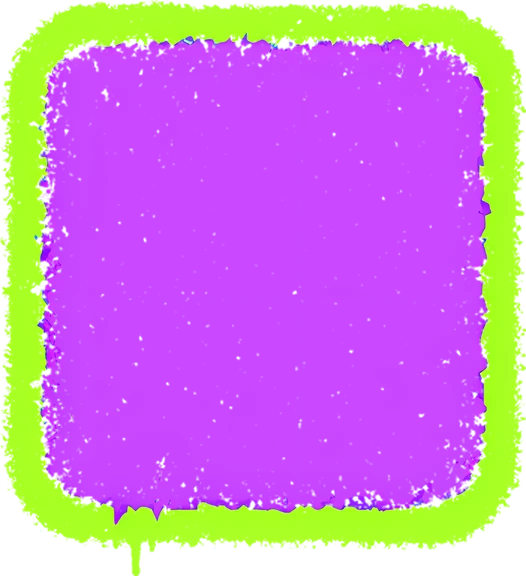
#> input picture frontend/assets/bet_box.webp, 526 x 576 px, given in place of plate_lit.painted.png, which was not available
$ python restyle.py ../../frontend/assets/bet_box.webp
#> lines starting #> are read from the running program, lines starting #| are printed output that depends on the picture
"""Flat TV-cartoon restyle (owner, 2026-11-13: "regenerate the background, hud, buy bonus icon, 3 boxes intros, all
the graphics in the buy bonus hud ... keep the icons ... simple but detailed ... change any realistic / shaded
graphics like the win hud"). The symbols are the style: clean even black outlines, flat colour with one simple shadow
tone, no gloss, bevels, chrome, glow or realistic light.

    .venv/bin/python tools/falcos/restyle.py ui [names...]     the game's UI art (UI below), one at a time
    .venv/bin/python tools/falcos/restyle.py plates [names...] the scene plates (PLATES below)
    then compress_assets.py

Each picture is redrawn by the image model (tools/falcos/orgen.py) from two references: the picture itself (its
layout, its words, its colours) and art/falcos/work/restyle/style_ref.png (the symbols). The result is fitted back
exactly where the old one sat - its solid part contain-fitted into the old picture's solid part, on a canvas of the
old picture's size - so no layout in the game moves. The glossy originals are kept once in art/falcos/ui_glossy/
(plates: art/falcos/scene/plate_<n>.painted.png) and every run starts from them.
"""
import json, os, shutil, sys
import numpy as np
from PIL import Image

ROOT = os.path.dirname(os.path.dirname(os.path.dirname(os.path.abspath(__file__))))
sys.path.insert(0, os.path.dirname(os.path.abspath(__file__)))
import orgen  # noqa: E402

A = os.path.join(ROOT, 'frontend', 'assets')
KEEP = os.path.join(ROOT, 'art', 'falcos', 'ui_glossy')
SC = os.path.join(ROOT, 'art', 'falcos', 'scene')
WORK = os.path.join(ROOT, 'art', 'falcos', 'work', 'restyle')
STYLE_REF = os.path.join(WORK, 'style_ref.png')
STYLE = ("in the flat TV-cartoon style of the second reference image: clean, even, confident black outlines, flat bright "
         "colours with at most one simple flat shadow tone per shape, simple but detailed shapes. No gloss, no shine "
         "streaks, no bevels, no chrome, no metallic sheen, no 3D lighting, no gradients, no glow, no realistic texture.")

# name -> (kind, words on it or None, what it is)  kind: 'cut' (transparent UI piece) | 'art' (opaque illustration)
UI = {
    'bonus_btn_bg': ('cut', None, 'the BUY BONUS button\'s backing: a small retro gas-pump-shaped sign with an eagle badge on top, a nozzle hanging on its left side and an empty dark display window'),
    'bonus_btn_text': ('cut', 'BUY BONUS', 'the BUY BONUS button lettering on its sign shape with a star and little wings'),
    'banner_box': ('cut', None, 'a long empty banner plate with rounded ends, an empty dark middle for text'),
    'big_win': ('cut', 'BIG WIN', 'the BIG WIN win-celebration lettering'),
    'mega_win': ('cut', 'MEGA WIN', 'the MEGA WIN win-celebration lettering'),
    'xtreme_win': ('cut', 'EPIC WIN', 'the EPIC WIN win-celebration lettering'),
    'total_win': ('cut', 'TOTAL WIN', 'the TOTAL WIN lettering'),
    'tier_bg': ('cut', None, 'an empty plaque for the win amount, with a burst of rays behind it'),
    'total_bg': ('cut', None, 'an empty rounded plaque for the total win amount'),
    'title_logo': ('cut', 'FALCOS', 'the game\'s title logo: the FALCOS gas station building on top of a sign reading FALCOS with a star and a fuel nozzle'),
    'load/bonus': ('art', None, 'a loading-screen card picture about big bonuses: casino chips, gems and cash bursting from a fuel nozzle at a night gas station'),
    'load/features': ('art', None, 'a loading-screen card picture about hot features: a lit flip-top lighter, a red gas pump and scratch tickets'),
    'load/max': ('art', None, 'a loading-screen card picture about the max win: a huge pickup truck with blazing headlights and blue exhaust flames, cash flying'),
    'load/card_frame': ('cut', None, 'an empty card frame with rounded corners and an empty white label panel at the bottom'),
    'load/title_bonus': ('cut', 'BIG BONUSES', 'the BIG BONUSES card title lettering'),
    'load/title_features': ('cut', 'HOT FEATURES', 'the HOT FEATURES card title lettering'),
    'load/title_max': ('cut', 'MAX WIN', 'the MAX WIN card title lettering'),
    'load/bar_frame': ('cut', 'E F', 'an empty loading bar shaped like a fuel gauge, a fuel nozzle at its left end, E at the left and F at the right'),
    'load/bar_fill': ('art', None, 'the loading bar\'s fill: orange fuel with bubbles under a blue band, seen side on'),
    'menu/chance': ('art', None, 'the FUEL CHANCE bonus picture: a fuel nozzle beside a big fuel gauge with its needle jumping, at a night gas station'),
    'menu/fillup': ('art', None, 'the FILL UP bonus picture: a fuel nozzle pouring colourful fuel drops into glowing cells'),
    'menu/premium': ('art', None, 'the PREMIUM bonus picture: a cartoon zombie cashier at a gas station counter under a green moon'),
    'menu/nitro': ('art', None, 'the NITRO SPIN bonus picture: a monster truck jumping past a gas station with checkered flags'),
    'menu/midnight': ('art', None, 'the MIDNIGHT RUN bonus picture: a winged emblem with a crescent moon over a gas station at night'),
    'menu/logo_chance': ('cut', 'FUEL CHANCE', 'the FUEL CHANCE bonus logo with a fuel gauge on top'),
    'menu/logo_fillup': ('cut', 'FILL UP', 'the FILL UP bonus logo with a fuel nozzle and little wings'),
    'menu/logo_premium_zombie': ('cut', 'PREMIUM', 'the PREMIUM bonus logo in dripping zombie-green letters'),
    'menu/logo_nitro': ('cut', 'NITRO SPIN', 'the NITRO SPIN bonus logo with flames'),
    'menu/logo_midnight': ('cut', 'MIDNIGHT RUN', 'the MIDNIGHT RUN bonus logo with a crescent moon and wings'),
    'fillup/backing': ('art', None, 'the FILL UP board\'s backing: a dark night-blue field with a warm orange fuel glow rising from the bottom and a few bubbles'),
    'fillup/cell': ('cut', None, 'an empty rounded-square glass cell for a fuel drop, dark inside with a warm orange bottom'),
    'fillup/gauge': ('cut', 'E F', 'a fuel gauge strip with a fuel-pump icon at the left, E and F, and three empty windows'),
}
PLATES = {'lit': 'bonus_wall.webp', 'zombie': 'scene/plate_zombie.webp', 'nitro': 'scene/plate_nitro.webp',
          'midnight': 'scene/plate_midnight.webp'}
RATIOS = {'1:1': 1, '3:2': 1.5, '2:3': 2 / 3, '4:3': 4 / 3, '3:4': .75, '16:9': 16 / 9, '9:16': 9 / 16}


def aspect(w, h):
    return min(RATIOS, key=lambda k: abs(np.log(RATIOS[k] / (w / h))))


def style_ref():
    """The symbols, six of them on one transparent sheet: what every restyle is drawn like."""
    if os.path.exists(STYLE_REF):
        return STYLE_REF
    os.makedirs(WORK, exist_ok=True)
    src = os.path.join(ROOT, 'art', 'falcos', 'symbols_static')
    sheet = Image.new('RGBA', (1536, 1024))
    for i, s in enumerate(['H1', 'GP', 'L5', 'H2', 'ST', 'BS']):
        im = Image.open(os.path.join(src, s + '.png')).convert('RGBA').resize((500, 500), Image.LANCZOS)
        sheet.alpha_composite(im, ((i % 3) * 512 + 6, (i // 3) * 512 + 6))
    sheet.save(STYLE_REF)
    return STYLE_REF


# [51 lines left out: functions original, fit_into, restyle_ui, not called in this run]


def restyle_plate(n):
    os.makedirs(WORK, exist_ok=True)
    src = os.path.join(SC, f'plate_{n}.png')
    keep = os.path.join(SC, f'plate_{n}.painted.png')
    if not os.path.exists(keep):
        shutil.copyfile(src, keep)
    ref = os.path.join(WORK, f'plate_{n}_ref.png')
    Image.open(keep).convert('RGB').resize((1920, 1080), Image.LANCZOS).save(ref)
    prompt = ("Redraw the first reference image - a gas station at night - as exactly the same scene: the same camera "
              "angle, the same composition, every building, sign, pump, house, tree, window, the canopy and its neon "
              f"sign, the wood and crates, the sky and the moon or clouds in the same place and at the same size, the same "
              f"colours and the same lighting mood - {STYLE} The wet forecourt keeps simple flat reflections. Keep every "
              "sign's words exactly as they are. No people, no cars.")
    rec = orgen.generate(dict(name=f'restyle_plate_{n}', prompt=prompt, aspect_ratio='16:9', size='3840x2160',
                              refs=[ref, style_ref()]))
    if 'error' in rec:
        print(n, 'FAILED', rec['error'][:160], flush=True)
        return False
    im = Image.open(os.path.join(ROOT, rec['file'])).convert('RGB').resize((3840, 2160), Image.LANCZOS)
    im.save(src)
    im.save(os.path.join(A, PLATES[n]), 'WEBP', quality=95, method=4)   # full size: compress_assets.py makes 2560 + _m
    print('plate', n, 'restyled', im.size, f'${rec.get("cost") or 0:.3f}', flush=True)
    return True


if __name__ == '__main__':
    what, names = sys.argv[1], sys.argv[2:]
    if what == 'ui':
        bad = [n for n in (names or UI) if not restyle_ui(n)]
    else:
        bad = [n for n in (names or PLATES) if not restyle_plate(n)]
#> in restyle_plate, `Image.open(keep).convert('RGB').resize((1920, 1080), Image.LANCZOS).sa..`:
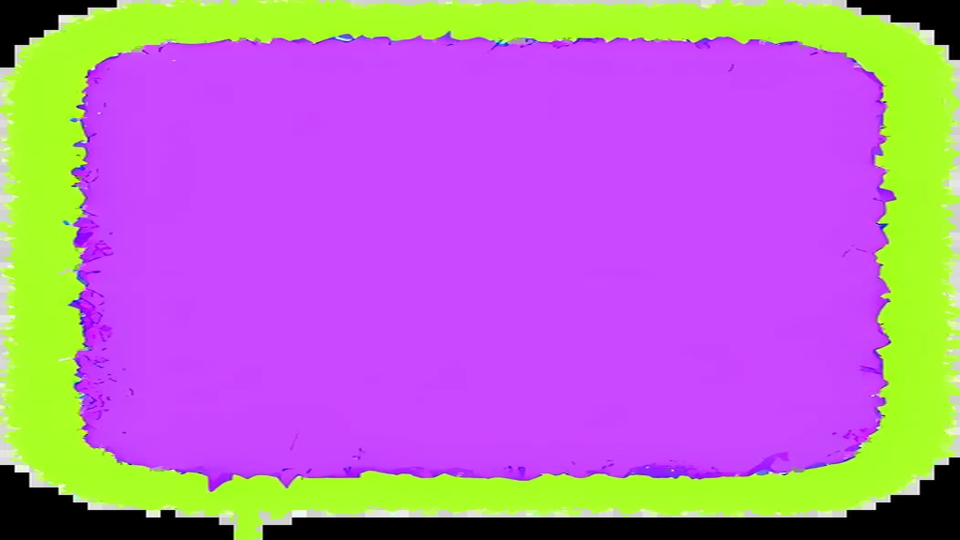
#> saved as plate_lit_ref.png: PIL image 1920x1080 RGB (shown at 1/2 size); mean R, G, B 180, 114.5, 184.2
#> in style_ref, `sheet = Image.new('RGBA', (1536, 1024))`: sheet: PIL image 1536x1024 RGBA; every value is 0
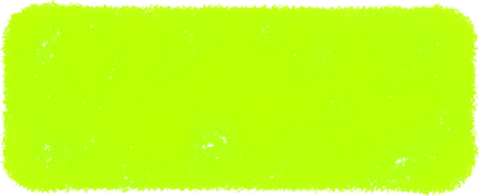
#> input picture frontend/assets/bet_minus.webp, 480 x 196 px, given in place of H1.png, which was not available
#> in style_ref, `im = Image.open(os.path.join(src, s + '.png')).convert('RGBA').resize(..`:
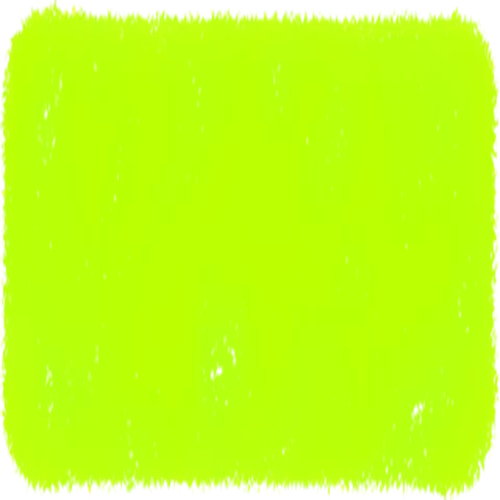
#> im: PIL image 500x500 RGBA; mean R, G, B, A 179, 242.9, 11.2, 231.6; transparent parts drawn white
#> in style_ref, `sheet.alpha_composite(im, ((i % 3) * 512 + 6, (i // 3) * 512 + 6))`:
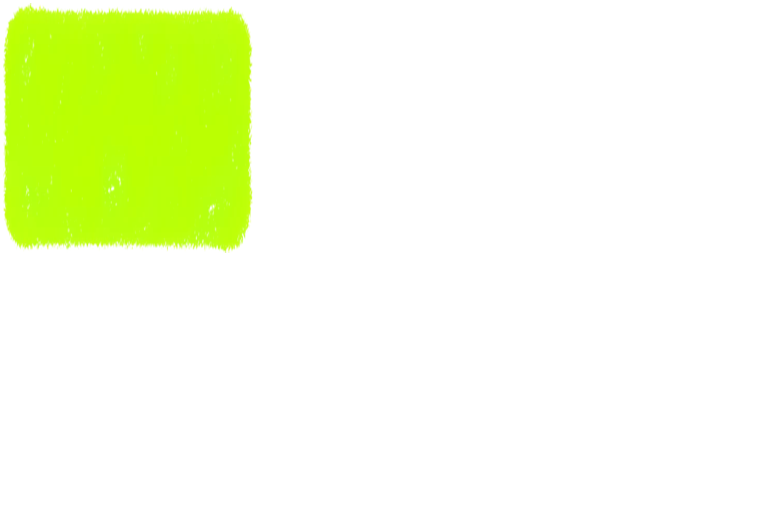
#> sheet: PIL image 1536x1024 RGBA (shown at 1/2 size); mean R, G, B, A 28.5, 38.6, 1.8, 36.8; transparent parts drawn white
#> (the run stopped early here; a loop or call above may not have finished)
